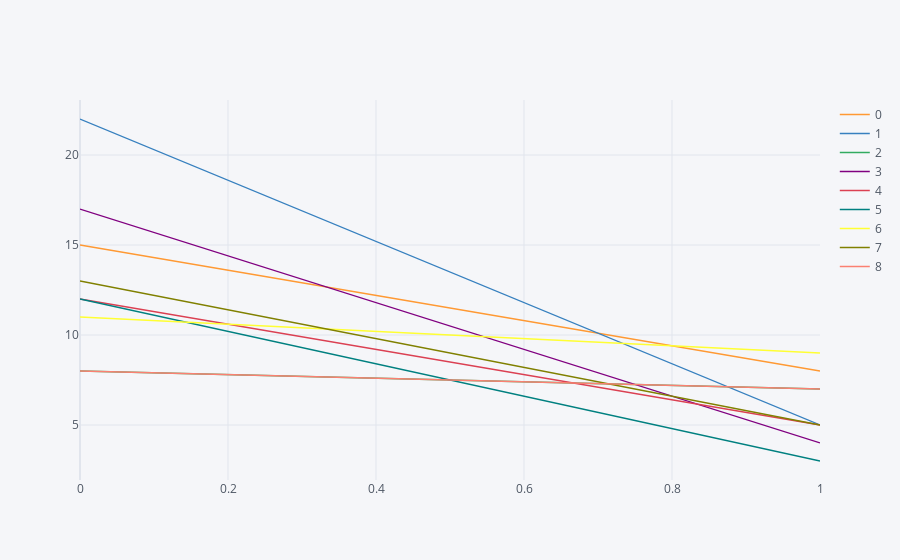

Notebook source saved alongside this figure:
### Code cell
# really weird plot, no idea what it represents!
type1_type_2_df.iplot()

### Figure 1 — Plotly figure (JSON) as saved in the notebook; plotly's stock layout.template omitted (floating-point values rounded to 4 significant figures)
{"data": [{"line": {"color": "rgba(255, 153, 51, 1.0)", "dash": "solid", "shape": "linear", "width": 1.3}, "mode": "lines", "name": "0", "text": "", "type": "scatter", "x": [0, 1], "y": [15, 8]}, {"line": {"color": "rgba(55, 128, 191, 1.0)", "dash": "solid", "shape": "linear", "width": 1.3}, "mode": "lines", "name": "1", "text": "", "type": "scatter", "x": [0, 1], "y": [22, 5]}, {"line": {"color": "rgba(50, 171, 96, 1.0)", "dash": "solid", "shape": "linear", "width": 1.3}, "mode": "lines", "name": "2", "text": "", "type": "scatter", "x": [0, 1], "y": [8, 7]}, {"line": {"color": "rgba(128, 0, 128, 1.0)", "dash": "solid", "shape": "linear", "width": 1.3}, "mode": "lines", "name": "3", "text": "", "type": "scatter", "x": [0, 1], "y": [17, 4]}, {"line": {"color": "rgba(219, 64, 82, 1.0)", "dash": "solid", "shape": "linear", "width": 1.3}, "mode": "lines", "name": "4", "text": "", "type": "scatter", "x": [0, 1], "y": [12, 5]}, {"line": {"color": "rgba(0, 128, 128, 1.0)", "dash": "solid", "shape": "linear", "width": 1.3}, "mode": "lines", "name": "5", "text": "", "type": "scatter", "x": [0, 1], "y": [12, 3]}, {"line": {"color": "rgba(255, 255, 51, 1.0)", "dash": "solid", "shape": "linear", "width": 1.3}, "mode": "lines", "name": "6", "text": "", "type": "scatter", "x": [0, 1], "y": [11, 9]}, {"line": {"color": "rgba(128, 128, 0, 1.0)", "dash": "solid", "shape": "linear", "width": 1.3}, "mode": "lines", "name": "7", "text": "", "type": "scatter", "x": [0, 1], "y": [13, 5]}, {"line": {"color": "rgba(251, 128, 114, 1.0)", "dash": "solid", "shape": "linear", "width": 1.3}, "mode": "lines", "name": "8", "text": "", "type": "scatter", "x": [0, 1], "y": [8, 7]}], "layout": {"legend": {"bgcolor": "#F5F6F9", "font": {"color": "#4D5663"}}, "paper_bgcolor": "#F5F6F9", "plot_bgcolor": "#F5F6F9", "title": {"font": {"color": "#4D5663"}}, "xaxis": {"gridcolor": "#E1E5ED", "showgrid": true, "tickfont": {"color": "#4D5663"}, "title": {"font": {"color": "#4D5663"}, "text": ""}, "zerolinecolor": "#E1E5ED"}, "yaxis": {"gridcolor": "#E1E5ED", "showgrid": true, "tickfont": {"color": "#4D5663"}, "title": {"font": {"color": "#4D5663"}, "text": ""}, "zerolinecolor": "#E1E5ED"}}}
